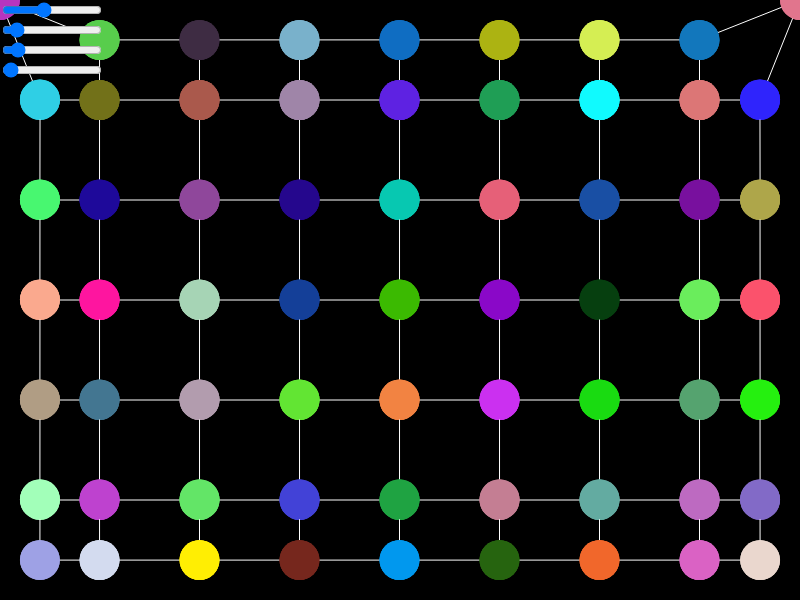
Frame 1 (no input)
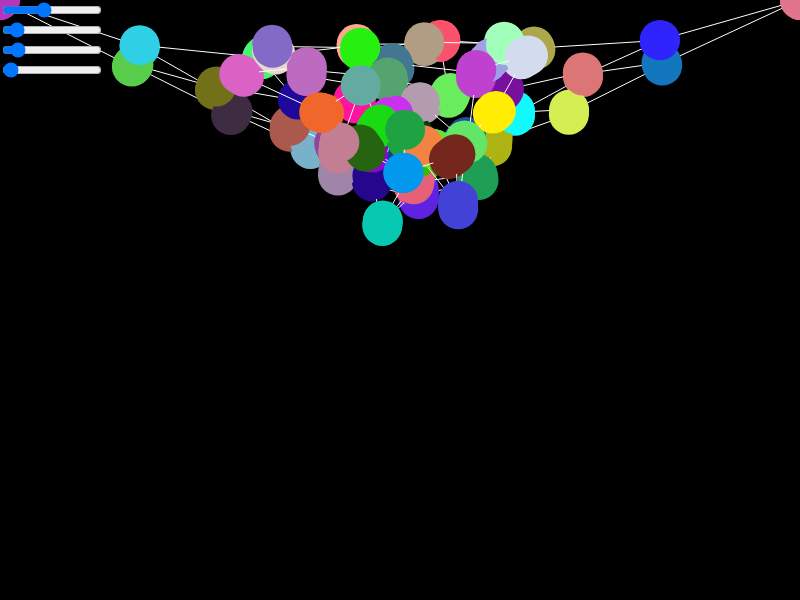
Frame 60 (no input)
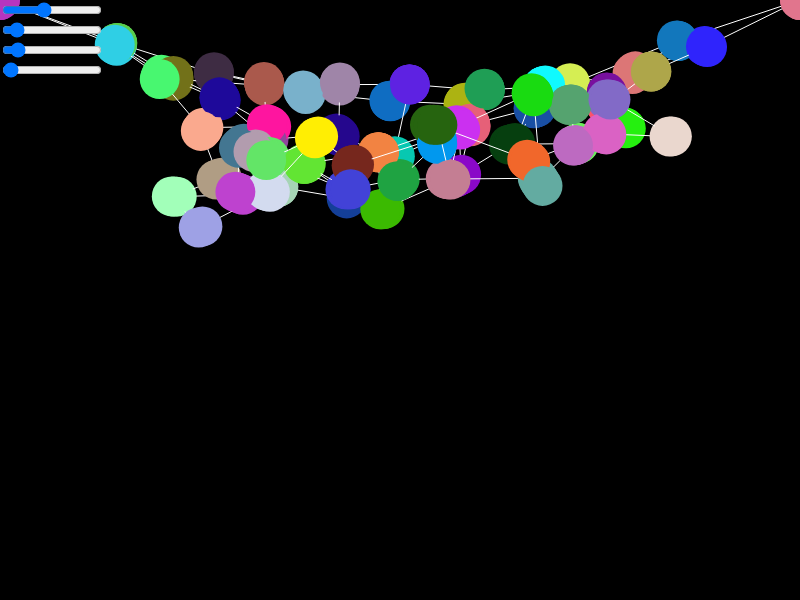
Frame 120 (the mouse pressed at the canvas centre since frame 60)

The p5.js sketch that drew these frames (run headless with seeded random() and noise() and a simulated clock; from frame 60 on, the mouse is pressed at the canvas centre):

// p5.js sketch
// ── sketch.js
let agents = []
let springs = [];
let grav;

let lastAgent = null;

function setup() {
    createCanvas(800, 600);

    sliderK = createSlider(0,2,0.8,0.01);
    sliderK.position(0,0);
    sliderK.size(100);
    sliderRL = createSlider(1,500,40,1);
    sliderRL.position(0,20);
    sliderRL.size(100);
    sliderM = createSlider(1,500,50,1);
    sliderM.position(0,40);
    sliderM.size(100);
    sliderG = createSlider(0.0001,0.1,0.0007,0.0001);
    sliderG.position(0,60);
    sliderG.size(100);

    grav = createVector(0,0.0007);
    for(let element of document.getElementsByClassName("p5Canvas")){
        element.addEventListener("contextmenu",(e)=>e.preventDefault());
    }

    for(let x=0;x<=height;x+=100){
        let as = [];
        for(let y=0;y<=width;y+=100){
            as.push(new Agente(y,x,2));
        }
        agents.push(as);
    }
    agents.at(0).at(0).attached = true;
    agents.at(0).at(-1).attached = true;
    // agents.at(-1).at(0).attached = true;
    // agents.at(-1).at(-1).attached = true;

    for(let x=0;x<agents.length;x++){
        let row = agents.at(x);
        for(let y=0;y<row.length-1;y++){
            springs.push(new Spring(agents.at(x).at(y),agents.at(x).at(y+1),0.8,20));
            if(x!=0){
                springs.push(new Spring(agents.at(x).at(y),agents.at(x-1).at(y),0.8,20));
            }
        }
        if(x!=0){
            springs.push(new Spring(agents.at(x).at(-1),agents.at(x-1).at(-1),0.8,20));
        }
    }
}

function draw() {
    background(0);
    grav = createVector(0,sliderG.value());
    for(let l of agents){
        for(let a of l){
            a.mass = sliderM.value();
            a.r = sqrt(a.mass/PI)*10;
            a.addGrav(grav);
            // a.update();
            // a.display();
        }
    }    

    for(let s of springs){
        s.k = sliderK.value();
        s.restLen = sliderRL.value();
        s.update();
        s.display();
    }
}

// function mousePressed(){
//     if(mouseButton.left){
//         let a1 = new Agente(mouseX,mouseY,5);
//         agents.push(a1);
//         if(agents.length <= 1) return;
//         ss.push(new Spring(lastAgent,a1,0.01,50));
//         lastAgent = a1
//     }
// }
// ── Agente2D.js
class Agente{
    constructor(x,y,mass,C=color(random(255),random(255),random(255)),attached=false){
        this.pos = createVector(x,y);
        // this.vel = p5.Vector.random2D();
        this.vel = createVector(0,0);
        this.acc = createVector(0,0);
        this.mass = mass;
        this.color = C;
        this.r = sqrt(mass/PI)*10;
        this.damp = 0.4;
        this.attached = attached
    }
    update(){
        if(this.attached) return;

        this.vel.add(this.acc);
        this.pos.add(this.vel);
        this.acc.mult(0);
        
        this.borders();
    }
    addAngularForce(f){
        this.angAcc += f
    }
    addForce(f){
        let force = p5.Vector.div(f,this.mass);
        this.acc.add(force);
    }
    addGrav(g){
        this.acc.add(g);
    }
    applyFriction(m){
        let fric = this.vel.copy();
        fric.normalize();
        fric.mult(-m);
        this.addForce(fric);
    }
    applyDrag(m){
        let drag = this.vel.copy();
        drag.mult(-m*drag.mag()**2);
        this.addForce(drag);
    }
    follow(vec,f){
        let v = p5.Vector.sub(vec,this.pos);
        v.setMag(f);
        this.addForce(v);
    }
    borders(){
        if(this.pos.x >= width-this.r || this.pos.x <= this.r){
            this.vel.x *= -this.damp;
        }
        if(this.pos.y >= height-this.r || this.pos.y <= this.r){
            this.vel.y *= -this.damp;
        }
        this.pos.x = constrain(this.pos.x, this.r, width-this.r);
        this.pos.y = constrain(this.pos.y, this.r,height-this.r);
    }
    display(){
        fill(this.color);
        push();
        translate(this.pos.x, this.pos.y);
        noStroke();

        circle(0,0,this.r);

        pop();
    }
}
// ── Spring.js
class Spring{
    constructor(a1,a2,k,restLen){
        this.a1 = a1;
        this.a2 = a2;
        this.k = k;
        this.restLen = restLen;
        this.color = color(255,255,255);
    }
    update(){
        let springForce = p5.Vector.sub(this.a1.pos,this.a2.pos);
        let len = springForce.mag();
        springForce.normalize();
        let displacement = len - this.restLen;
        springForce.mult(-this.k*displacement);
        springForce.div(2);

        this.a1.addForce(springForce);
        springForce.mult(-1);
        this.a2.addForce(springForce);

        this.a1.update();
        this.a2.update();
    }
    display(){
        stroke(this.color);
        strokeWeight(1);
        line(this.a1.pos.x,this.a1.pos.y,this.a2.pos.x,this.a2.pos.y);

        this.a1.display()
        this.a2.display()
    }
}
